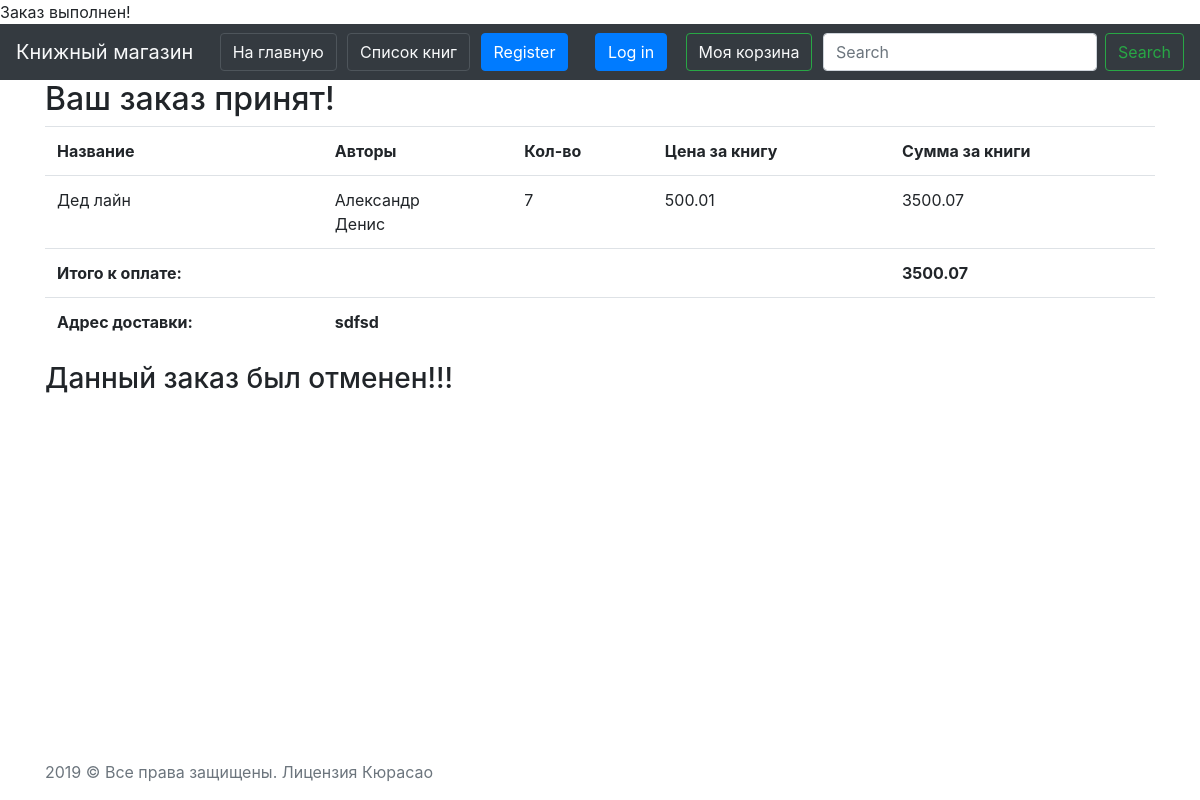
/order/order-success/18, run on the app's committed database.
### cart/models.py (models this page shows, shortened)
class BookInCart(models.Model):
    cart = models.ForeignKey(
        Cart,
        on_delete=models.CASCADE,
        verbose_name='Корзина',
        related_name='user_cart')
    book = models.ForeignKey(
        Book,
        on_delete=models.CASCADE,
        verbose_name='Товар',
        related_name='book_in_cart')
    quantity = models.IntegerField(
        "Количество")
    @property
    def price_total(self):
        return self.book.price * self.quantity
    class Meta:
        verbose_name = 'Товар'
        verbose_name_plural = 'Товары'
        unique_together = [['cart', 'book']] # Чтобы не повторялись. Уникальные сочетания

class Cart(models.Model):
    user = models.ForeignKey(
        User,
        blank=True,
        null=True,
        on_delete=models.PROTECT)
    created_day = models.DateTimeField(
        "Дата внесения в корзиину",
        auto_now=False,
        auto_now_add=True)
    updated_date = models.DateTimeField(
        "Дата последнего корзину",
        auto_now=True,
        auto_now_add=False)
    @property
    def total_cart_price(self):
        total = 0
        for product in self.user_cart.all():
            total += product.price_total
        return total
    class Meta:
        verbose_name = 'Корзина'
        verbose_name_plural = 'Корзины'

### books/models.py (models this page shows, shortened)
class Book(models.Model):
    name = models.CharField(
        "Название",
        null=False,
        blank=False,
        max_length=200)
    image = models.ImageField(
        "Обложка",
        upload_to='media/img/',
        null=True,
        blank=True)
    author = models.ManyToManyField(
        "data.Author",
        related_name="books",
        verbose_name="Автор")
    price = models.DecimalField(
        "Цена",
        max_digits=5,
        decimal_places=2)
    serie = models.ForeignKey(
        "data.Series",
        related_name="books",
        verbose_name="Серия",
        null=True,
        blank=True,
        on_delete=models.CASCADE)
    genre = models.ManyToManyField(
        "data.Genre",
        related_name="books",
        blank=True,
        verbose_name="Жанр")
    year = models.PositiveSmallIntegerField(
        "Год издания",
        null=True,
        blank=True)
    page = models.PositiveSmallIntegerField(
        "Количество страниц",
        null=True,
        blank=True)
    bind = models.ForeignKey(
        "data.Binding",
        verbose_name="Переплет",
        null=True,
        blank=True,
        on_delete=models.CASCADE)
    book_format = models.ForeignKey(
        "data.BookFormat",
        verbose_name="Формат",
        null=True,
        blank=True,
        on_delete=models.CASCADE)
    isbn = models.CharField(
        "ISBN",
        default="0",
        unique=True,
        max_length=20)
    weight = models.PositiveSmallIntegerField(
        "Вес, гр",
        null=True,
        blank=True, )
    age_limit = models.PositiveSmallIntegerField(
        "Возрастные ограничения",
        null=True,
        blank=True,)
    publish = models.ForeignKey(
        "data.Publish",
        verbose_name="Издательство",
        null=True,
        blank=True,
        on_delete=models.CASCADE)
    book_amount = models.PositiveIntegerField(
        "Кол-во книг в наличии",
        default=0)
    available = models.BooleanField(
        "Доступна для заказа",
        default=True)
    rate = models.FloatField(
        "Рейтинг",
        default=0)
    created_day = models.DateTimeField(
        "Дата внесения в каталог",
        auto_now=False,
        auto_now_add=True)
    updated_date = models.DateTimeField(
        "Дата последнего изменения",
        auto_now=True,
        auto_now_add=False)
    class Meta:
        verbose_name = 'Книга'
        verbose_name_plural = 'Книги'
        permissions = [('edit', 'for Managers'),]

### data/models.py (models this page shows)
class Author(models.Model):
    first_name = models.CharField("Имя", null=False, blank=False, max_length=30)
    last_name = models.CharField("Фамилия", null=False, blank=False, max_length=30)
    country = models.CharField("Страна", null=False, blank=False, max_length=20)
    def __str__(self): # печать
        return self.first_name
    class Meta:
        verbose_name = 'Автор'
        verbose_name_plural = 'Авторы'

### order/models.py (models this page shows, shortened)
class Order(models.Model):
    cart = models.ForeignKey(
        Cart,
        related_name= "order_cart",
        on_delete=models.PROTECT)
    status = models.ForeignKey(
        OrderStatus,
        verbose_name="Статус заказа",
        on_delete=models.PROTECT)
    delivery_address = models.TextField(
        "Адрес доставки",
        null=True,
        blank=True)
    email = models.EmailField(
        verbose_name="Электронная почта",
        null=True,
        blank=True,
        help_text="name@email.com")
    phone = models.CharField(
        verbose_name="Контактный телефон",
        help_text="+375(29)3-718-718",
        max_length=17)
    created_day = models.DateTimeField(
        "Дата внесения в корзину",
        auto_now=False,
        auto_now_add=True)
    updated_date = models.DateTimeField(
        "Дата последнего изменения",
        auto_now=True,
        auto_now_add=False)
    canceled = models.BooleanField(
        "Отменен",
        default = False)
    class Meta:
        verbose_name = 'Заказ'
        verbose_name_plural = 'Заказы'

### order/views.py (the view)
# urls.py: path('order-success/<int:pk>', OrderSuccess.as_view(), name='order-success'),
class OrderSuccess(DetailView):
    model = Order
    template_name = 'order/order-success.html'

### order/templates/order/order-success.html (shortened to what this page needs)
{% extends "base.html" %}
{% block content %}
    <div class="container">
        <H2>Ваш заказ принят!</H2>
        <table  align="center" cellpadding="5px" class="table">
            <tr>
                <th>Название</th>
                <th>Авторы</th>
                <th>Кол-во</th>
                <th>Цена за книгу</th>
                <th>Сумма за книги</th>
            </tr>
            {% for product in  object.cart.user_cart.all%}
                    <tr>
                        <td>
                            {{ product.book.name }}
                        </td>
                        <td>
                            {% for author_name in product.book.author.all %}
                                {{ author_name }}<br>
                            {% endfor %}
                        </td>
                        <td>
                            {{ product.quantity }}
                        </td>
                        <td>
                            {{ product.book.price }}
                        </td>
                        <td>
                            {{ product.price_total }}
                        </td>
                    </tr>
            {% endfor %}
            <tr>
                <th>Итого к оплате:</th>
                <td></td>
                <td></td>
                <td></td>
                <th>{{ object.cart.total_cart_price }}</th>
            </tr>
            <tr>
                <th>
                    Адрес доставки:
                </th>
                <th colspan="4">{{ object.delivery_address }}</th>
            </tr>
        </table>
    {% if object.canceled == True %}
<h3> Данный заказ был отменен!!! </h3>
    {% endif %}
    </div>
{% endblock %}

### data on the page
BookInCart: book.name "Дед лайн", quantity "7", book.price "500.01", price_total "3500.07"
Author: first_name "Александр"
Author: first_name "Денис"
Order: cart.total_cart_price "3500.07", delivery_address "sdfsd"
